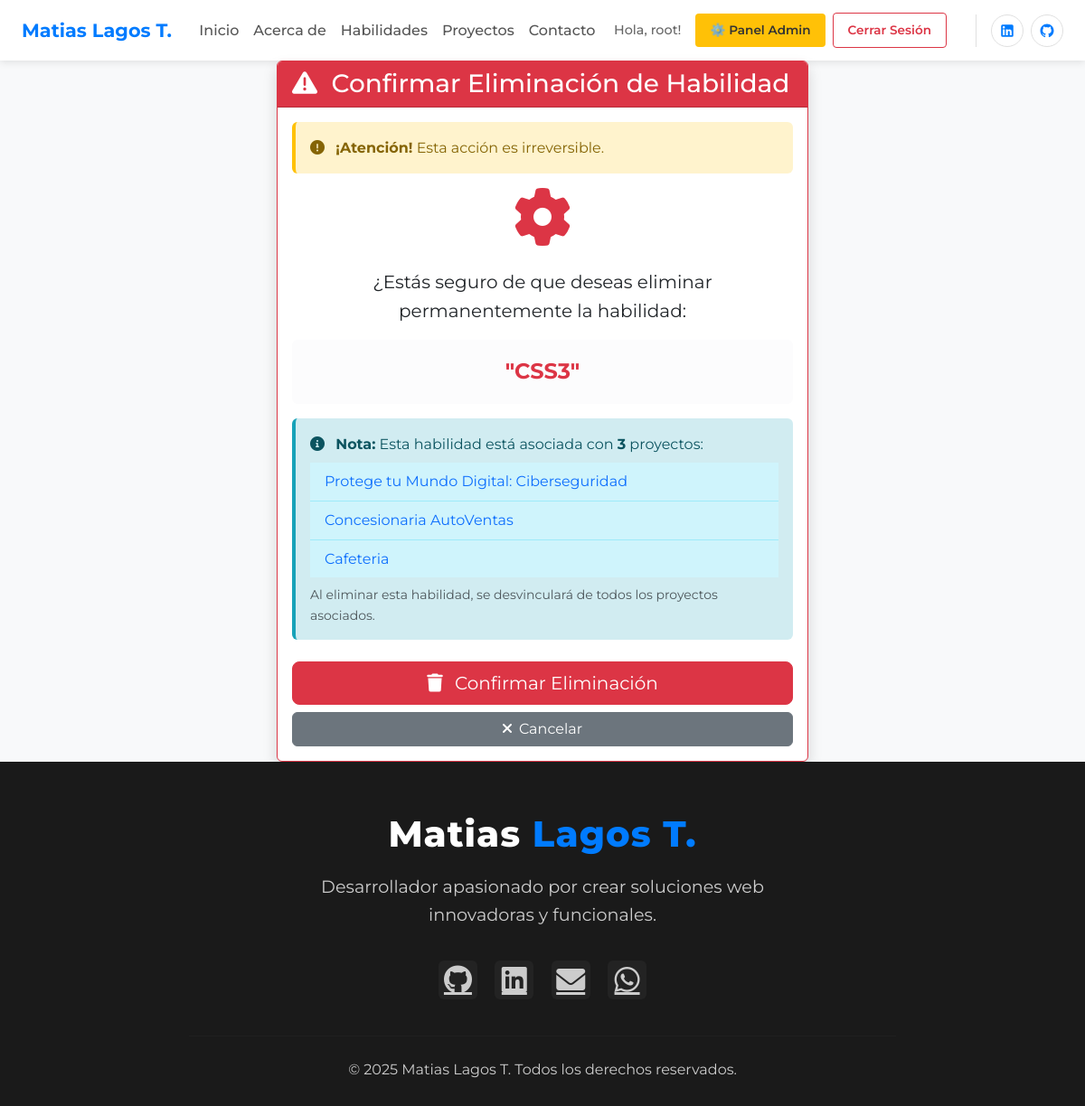
The app's page /panel/habilidades/3/eliminar/ (signed in) with its own data.
### proyectos/models.py (models this page shows, shortened)
class Habilidad(models.Model):
    TIPO_CHOICES = [
        ("tecnica", "Técnica"),
        ("blanda", "Blanda"),
    ]
    nombre = models.CharField(max_length=100)
    experiencia = models.IntegerField(help_text="Años de experiencia")
    tipo = models.CharField(max_length=10, choices=TIPO_CHOICES, default="tecnica")
    icono_url = models.URLField(
        blank=True,
        null=True,
        help_text="URL del icono de la habilidad (ej: Font Awesome, Bootstrap Icons)"
    )
    class Meta:
        ordering = ['nombre']

class Proyecto(models.Model):
    titulo = models.CharField(max_length=100)
    descripcion = models.TextField()
    imagen = models.ImageField(upload_to='proyectos/', blank=True, null=True)
    fecha_publicacion = models.DateTimeField(auto_now_add=True)
    demo_url = models.URLField(blank=True, null=True)
    repo_url = models.URLField(blank=True, null=True)
    habilidades = models.ManyToManyField(Habilidad, related_name='proyectos')
    class Meta:
        ordering = ['fecha_publicacion']

### login/mixins.py (the view)
    def nueva_vista(request, *args, **kwargs):
        if not request.user.is_authenticated:
            messages.error(request, 'Debes iniciar sesión para acceder a esta página.')
            return redirect('login')
        return view_func(request, *args, **kwargs)

### login/mixins.py (called while the page is built)
def solo_login_requerido(view_func):
    def nueva_vista(request, *args, **kwargs):
        if not request.user.is_authenticated:
            messages.error(request, 'Debes iniciar sesión para acceder a esta página.')
            return redirect('login')
        return view_func(request, *args, **kwargs)
    return nueva_vista

### proyectos/views.py (called while the page is built)
def es_admin(user):
    return user.is_authenticated and user.is_superuser

@solo_login_requerido
def eliminar_habilidad(request, pk):
    if not es_admin(request.user):
        return HttpResponseForbidden("No tienes permiso para acceder al panel de administración")
    habilidad = get_object_or_404(Habilidad, pk=pk)
    if request.method == "POST":
        nombre = habilidad.nombre
        habilidad.delete()
        messages.success(request, f"¡Habilidad '{nombre}' eliminada exitosamente!")
        return redirect("lista_habilidades_admin")
    return render(request, "habilidades/confirmar_eliminar.html", {"objeto": habilidad})

### proyectos/templates/habilidades/confirmar_eliminar.html (shortened to what this page needs)
{% extends "base.html" %}
{% block content %}
<div class="row justify-content-center">
    <div class="col-md-8 col-lg-6">
        <div class="card border-danger shadow">
            <div class="card-header bg-danger text-white">
                <h3 class="mb-0">
                    <i class="fas fa-exclamation-triangle me-2"></i>
                    Confirmar Eliminación de Habilidad
                </h3>
            </div>
            <div class="card-body">
                <div class="alert alert-warning" role="alert">
                    <i class="fas fa-exclamation-circle me-2"></i>
                    <strong>¡Atención!</strong> Esta acción es irreversible.
                </div>
                <div class="text-center mb-4">
                    <i class="fas fa-cog text-danger" style="font-size: 4rem;"></i>
                </div>
                <p class="text-center fs-5">
                    ¿Estás seguro de que deseas eliminar permanentemente la habilidad:
                </p>
                <div class="alert alert-light text-center">
                    <strong class="text-danger fs-4">"{{ objeto.nombre }}"</strong>
                </div>
                {% if objeto.proyectos.all %}
                <div class="alert alert-info">
                    <i class="fas fa-info-circle me-2"></i>
                    <strong>Nota:</strong> Esta habilidad está asociada con
                    <strong>{{ objeto.proyectos.count }}</strong>
                    proyecto{{ objeto.proyectos.count|pluralize }}:
                    <ul class="mb-0 mt-2 list-group list-group-flush">
                        {% for proyecto in objeto.proyectos.all %}
                            <li class="list-group-item list-group-item-info">
                                <a href="{% url 'editar_proyecto' proyecto.pk %}" class="text-decoration-none">
                                    {{ proyecto.titulo }}
                                </a>
                            </li>
                        {% endfor %}
                    </ul>
                    <small class="text-muted d-block mt-2">
                        Al eliminar esta habilidad, se desvinculará de todos los proyectos asociados.
                    </small>
                </div>
                {% else %}
                <div class="alert alert-success">
                    <i class="fas fa-check-circle me-2"></i>
                    <strong>Buena noticia:</strong> Esta habilidad no está asociada a ningún proyecto.
                </div>
                {% endif %}
                <form method="post" class="mt-4">
                    <div class="d-grid gap-2">
                        <button type="submit" class="btn btn-danger btn-lg">
                            <i class="fas fa-trash me-2"></i>
                            Confirmar Eliminación
                        </button>
                        <a href="{% url 'lista_habilidades_admin' %}" class="btn btn-secondary">
                            <i class="fas fa-times me-2"></i>Cancelar
                        </a>
                    </div>
                </form>
            </div>
        </div>
    </div>
</div>
{% endblock %}

### proyectos/templates/base.html (shortened to what this page needs)
{% load static %}
<!DOCTYPE html>
<html lang="es">
<head>
    <link href="https://cdn.jsdelivr.net/npm/bootstrap@5.3.0/dist/css/bootstrap.min.css" rel="stylesheet">
    <link rel="stylesheet" href="{% static 'styles/base.css' %}">
    <link rel="stylesheet" href="{% static 'styles/encabezado.css' %}">
    <link rel="stylesheet" href="{% static 'styles/heroe.css' %}">
    <link rel="stylesheet" href="{% static 'styles/acerca-de.css' %}">
    <link rel="stylesheet" href="{% static 'styles/habilidades.css' %}">
    <link rel="stylesheet" href="{% static 'styles/proyectos.css' %}">
    <link rel="stylesheet" href="{% static 'styles/contacto.css' %}">
    <link rel="stylesheet" href="{% static 'styles/pie-pagina.css' %}">
    <link rel="stylesheet" href="{% static 'styles/responsivo.css' %}">
    <link rel="stylesheet" href="https://cdnjs.cloudflare.com/ajax/libs/font-awesome/6.0.0/css/all.min.css">
</head>
<body>
    <header>
        <nav class="navbar navbar-expand-lg">
            <div class="container-fluid px-3 px-lg-4">
                <a class="navbar-brand" href="{% url 'home' %}">Matias Lagos T.</a>
                <div class="collapse navbar-collapse" id="navbarNav">
                    <ul class="navbar-nav mx-auto mb-2 mb-lg-0">
                        <li class="nav-item">
                            <a class="nav-link" href="{% url 'home' %}">Inicio</a>
                        </li>
                        <li class="nav-item">
                            <a class="nav-link" href="{% url 'home' %}#about">Acerca de</a>
                        </li>
                        <li class="nav-item">
                            <a class="nav-link" href="{% url 'home' %}#skills">Habilidades</a>
                        </li>
                        <li class="nav-item">
                            <a class="nav-link" href="{% url 'home' %}#projects">Proyectos</a>
                        </li>
                        <li class="nav-item">
                            <a class="nav-link" href="{% url 'home' %}#contact">Contacto</a>
                        </li>
                    </ul>
                    <div class="navbar-controls ms-lg-auto">
                        {% if user.is_authenticated %}
                        <span class="user-greeting">Hola, {{ user.first_name|default:user.username }}!</span>
                        {% endif %}
                        <div class="navbar-buttons">
                            {% if user.is_superuser %}
                            <a href="{% url 'dashboard' %}" class="btn btn-warning">⚙️ Panel Admin</a>
                            {% endif %}
                            {% if user.is_authenticated %}
                            <a href="{% url 'logout' %}" class="btn btn-outline-danger">Cerrar Sesión</a>
                            {% else %}
                            <a href="{% url 'login' %}" class="btn btn-primary">Ingresar</a>
                            <a href="{% url 'registro' %}" class="btn btn-outline-primary">Registrarse</a>
                            {% endif %}
                        </div>
                        <div class="social-nav">
                            <a href="https://www.linkedin.com/in/matias-lagos-tapia-667b192b8/" target="_blank"
                                rel="noopener noreferrer" class="social-link" aria-label="LinkedIn">
                            </a>
                            <a href="https://github.com/Matiaslagost7" target="_blank" rel="noopener noreferrer"
                                class="social-link" aria-label="GitHub">
                            </a>
                        </div>
                    </div>
                </div>
            </div>
        </nav>
    </header>
    <main id="main-content">
    {% block content %}{% endblock %}
    </main>
    <footer class="main-footer">
        <div class="footer-content">
            <h2 class="footer-logo">
                Matias <span class="footer-highlight">Lagos T.</span>
            </h2>
            <p class="footer-text">
                Desarrollador apasionado por crear soluciones web<br>innovadoras y funcionales.
            </p>
            <div class="footer-social">
                <a href="https://github.com/Matiaslagost7" target="_blank" rel="noopener noreferrer" aria-label="GitHub"><i class="fab fa-github"></i></a>
                <a href="https://linkedin.com/in/matias-lagos-torres-04b8a4265" target="_blank" rel="noopener noreferrer" aria-label="LinkedIn"><i class="fab fa-linkedin"></i></a>
                <a href="mailto:matiaslagost7@gmail.com" aria-label="Email"><i class="fas fa-envelope"></i></a>
                <a href="https://wa.me/56949625995" target="_blank" rel="noopener noreferrer" aria-label="WhatsApp"><i class="fab fa-whatsapp"></i></a>
            </div>
            <hr class="footer-divider">
            <div class="footer-bottom">
                <p>&copy; 2025 Matias Lagos T. Todos los derechos reservados.</p>
            </div>
        </div>
    </footer>
</body>
</html>

### static/styles/base.css (style rules this page uses)
:root { --primary-color: #007bff; --primary-dark-color: #0056b3; --primary-gradient: linear-gradient(135deg, #0062cc, #004085); --secondary-color: #6c757d; --success-color: #28a745; --danger-color: #dc3545; --light-bg-color: #f8f9fa; --white-color: #ffffff; --dark-text-color: #333; --body-bg-color: #f8f9fa; --card-bg-color: #ffffff; --border-color: #e0e0e0; --shadow-color-light: rgba(0, 0, 0, 0.1); --shadow-color-primary: rgba(0, 123, 255, 0.3); --main-font: 'Montserrat', sans-serif; --footer-bg-color: #1a1a1a; --footer-text-color: #ccc; --footer-border-color: #333; --tag-bg-color: #e7f3ff; --input-bg-color: #f8f9fa; --shadow-color-dark: rgba(0,0,0,0.15); --light-text-color: #666; }
* { margin: 0; padding: 0; box-sizing: border-box; }
body { font-family: var(--main-font); background-color: var(--body-bg-color); color: var(--dark-text-color); line-height: 1.6; overflow-x: hidden; display: flex; flex-direction: column; min-height: 100vh; }
#main-content { flex: 1; }
html { scroll-behavior:smooth; }
.alert { border-radius: 0.375rem; border: none; }
.alert-warning { background-color: #fff3cd; color: #856404; border-left: 4px solid #ffc107; }
.alert-info { background-color: #d1ecf1; color: #0c5460; border-left: 4px solid #17a2b8; }

### static/styles/encabezado.css (style rules this page uses)
.navbar { background-color: white; box-shadow: 0 2px 8px rgba(0, 0, 0, 0.1); padding: 0.75rem 0; }
.navbar-brand { font-size: 1.3rem; font-weight: 700; color: var(--primary-color) !important; }
.navbar-nav .nav-link { font-weight: 500; color: #555 !important; margin: 0 0.5rem; padding: 0.5rem 0 !important; transition: color 0.3s ease; }
.navbar-controls { display: flex; align-items: center; gap: 1rem; margin-left: auto; }
.user-greeting { font-size: 0.9rem; color: #666; font-weight: 500; white-space: nowrap; }
.navbar-buttons { display: flex; gap: 0.5rem; align-items: center; }
.navbar-buttons .btn { padding: 0.5rem 1rem; font-size: 0.85rem; font-weight: 600; border-radius: 4px; white-space: nowrap; transition: all 0.3s ease; }
.navbar-buttons .btn-warning { background-color: #ffc107; border: none; color: #333; }
.navbar-buttons .btn-outline-danger { border: 1px solid #dc3545; color: #dc3545; background: transparent; }
.social-nav { display: flex; gap: 0.5rem; margin-left: 1rem; padding-left: 1rem; border-left: 1px solid #e0e0e0; }
.social-nav .social-link { display: flex; align-items: center; justify-content: center; width: 36px; height: 36px; border-radius: 50%; background: white; border: 1px solid #e0e0e0; text-decoration: none; transition: all 0.3s ease; }
.social-nav .social-link .social-svg { width: 18px; height: 18px; fill: var(--primary-color); }
@media (min-width: 1200px) { .navbar-controls { flex-direction: row; margin-left: auto; } }
@media (min-width: 1200px) { .navbar-buttons { flex-direction: row; } }
@media (min-width: 1200px) { .navbar-buttons .btn { width: auto; } }

### static/styles/pie-pagina.css (style rules this page uses)
.main-footer { background-color: var(--footer-bg-color); color: var(--footer-text-color); width: 100%; padding: 0; margin: 0; position: relative; z-index: 10; }
.footer-content { max-width: 900px; margin: 0 auto; padding: 3.5rem 1rem 0.5rem 1rem; display: flex; flex-direction: column; align-items: center; text-align: center; }
.footer-logo { font-size: 2.5rem; font-weight: 800; margin-bottom: 1.2rem; color: var(--white-color); letter-spacing: 1px; }
.footer-highlight { color: var(--primary-color); }
.footer-text { font-size: 1.2rem; color: var(--footer-text-color); margin-bottom: 2.2rem; max-width: 600px; line-height: 1.6; }
.footer-social { display: flex; gap: 1.2rem; margin-bottom: 2.5rem; }
.footer-social a { color: var(--footer-text-color); background: #232323; border-radius: 6px; font-size: 2rem; width: 2.7rem; height: 2.7rem; display: flex; align-items: center; justify-content: center; transition: background 0.2s, color 0.2s, transform 0.2s; }
.footer-divider { width: 90%; border: none; border-top: 1px solid var(--footer-border-color); margin: 0 auto 1.5rem auto; }
.footer-bottom { width: 100%; text-align: center; font-size: 1rem; color: var(--footer-text-color); padding-bottom: 1.2rem; padding-right: 0; }
.footer-bottom p { margin: 0; }

### records on screen
Habilidad: nombre "CSS3", proyectos.count "3"
Proyecto: titulo "Protege tu Mundo Digital: Ciberseguridad"
Proyecto: titulo "Concesionaria AutoVentas"
Proyecto: titulo "Cafeteria"

### other values on screen
{{ user.first_name|default:user.username }} "root"
